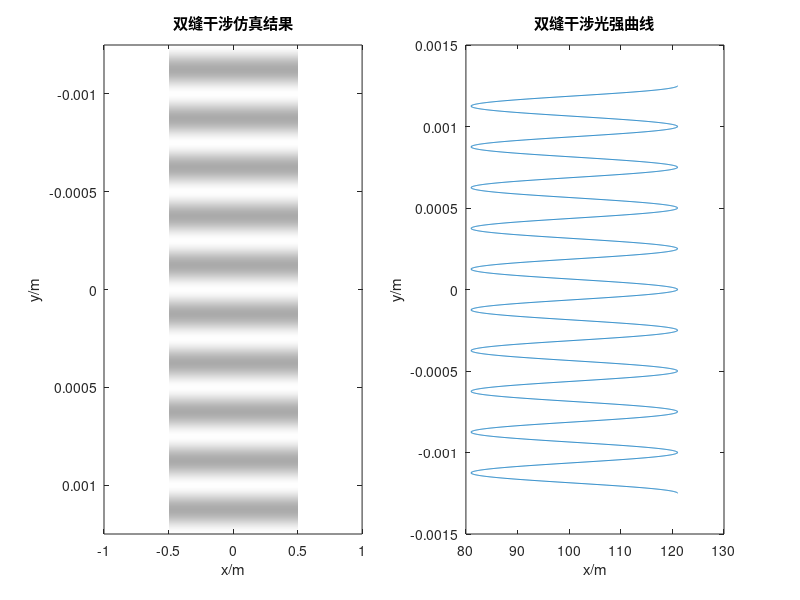

Write MATLAB code to recreate this figure.
%杨氏干涉
clc;
clear all;
%基本参数
Lambda = 500;
Lambda = Lambda*(1e-9);
d = 2;
d = d*(1e-3);
D = 1;
yMax = 5*Lambda*D/d;
Ny = 10001;
viewScreenY = linspace(-yMax,yMax,Ny);
U1 = 1;
U2 = 10;
for n = 1:Ny
    r1 = sqrt((viewScreenY(n)-d/2).^2+D^2);
    r2 = sqrt((viewScreenY(n)+d/2).^2+D^2);
    phiDiff = (2*pi/Lambda)*(r1-r2);
    I(n,:) = (U1/r1)^2+(U2/r2)^2+2*U1*U2*cos(phiDiff)/(r1*r2);
end

NCLevels = 255;
Br = (I/max(I))*NCLevels;
subplot(1,2,1);
image(0,viewScreenY,Br);
xlabel('x/m');ylabel('y/m');
colormap(gray(NCLevels));
title('双缝干涉仿真结果');
subplot(1,2,2);
plot(I(:),viewScreenY);
xlabel('x/m');ylabel('y/m');
title('双缝干涉光强曲线');
%对比度
v = (max(I)-min(I))/(max(I)+min(I))

